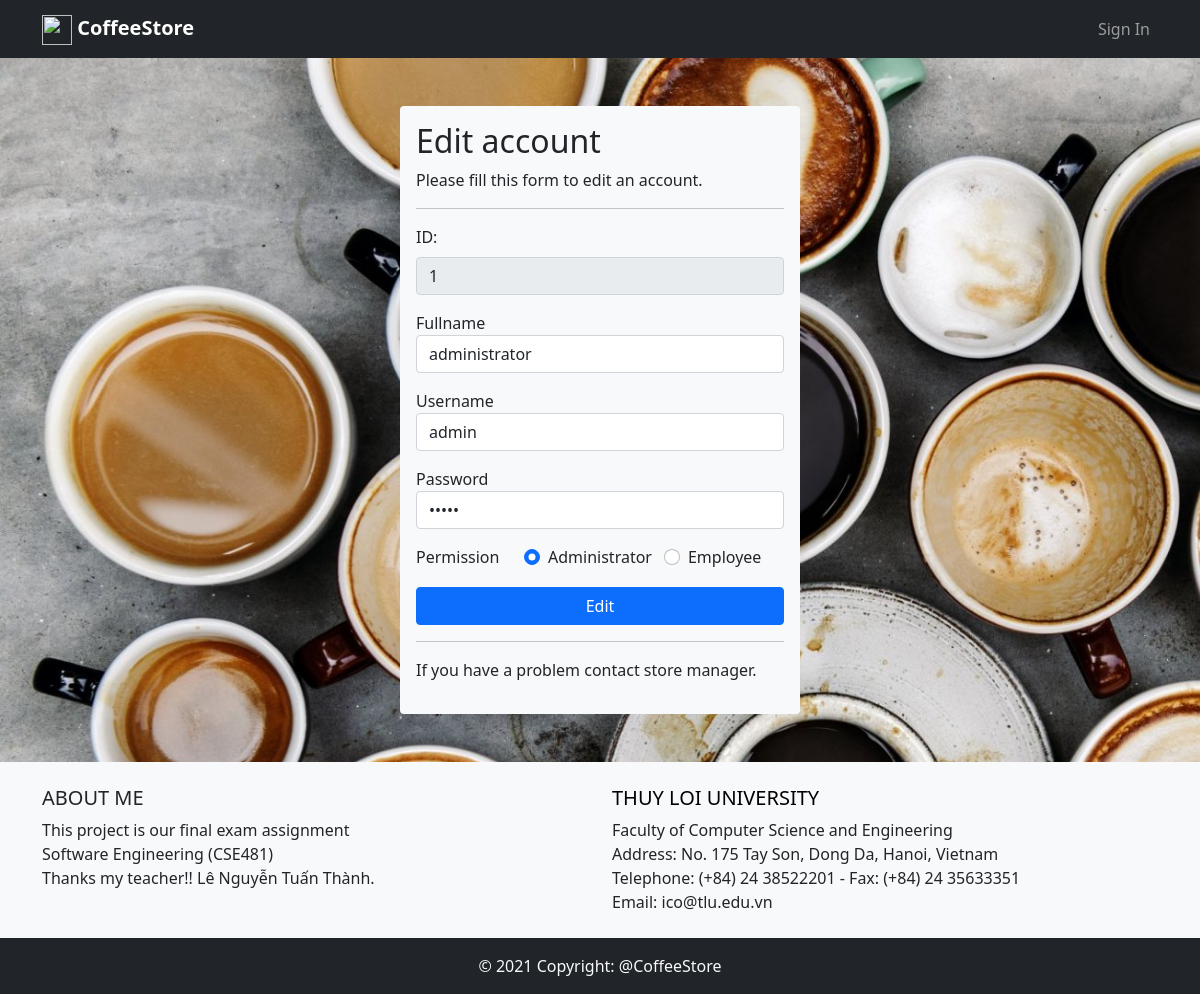
Page /edit-account.php?ID=1 on the committed database.
### tables this page shows
CREATE TABLE `accounts` (
  `user_id` int(11) UNSIGNED NOT NULL,
  `username` char(30) NOT NULL,
  `password` char(16) NOT NULL,
  `fullname` varchar(32) NOT NULL,
  `status` tinyint(2) UNSIGNED NOT NULL DEFAULT 1,
  `permisson` tinyint(3) UNSIGNED NOT NULL DEFAULT 1,
  `time_join` datetime NOT NULL DEFAULT current_timestamp()
);

### edit-account.php (the view, shortened to what this page needs)
<!DOCTYPE html>
<html lang="en">
<head>
    <link href="https://cdn.jsdelivr.net/npm/bootstrap@5.0.0-beta1/dist/css/bootstrap.min.css" rel="stylesheet">
    <link rel="stylesheet" href="css/style.css">
</head>
<body>
    <?php include('nav-bar.php'); ?>
    <?php
    include("connection.php");
    if (isset($_POST['Edit'])) {
        $id = $_POST['ID'];
        $fullname = trim($_POST['fullname-input']);
        $username = trim($_POST['username-input']);
        $password = trim($_POST['password-input']);
        $permission = $_POST['RadioPermission'];
        $sql = "UPDATE `accounts` SET `username`='$username', `password`='$password', `fullname`='$fullname', `permisson`=$permission WHERE `user_id` = $id;";
        echo  $sql;
        $query = mysqli_query($conn, $sql);
        if ($query) {
            header("location:manage-accounts.php");
        } else {
            header("$sql Lỗi khi thêm!! $conn->error");
        }
        mysqli_close($conn);
    } else {
        include "connection.php";
        $sql = "SELECT * FROM `accounts` WHERE `user_id` = $_GET[ID]";
        $result = mysqli_query($conn, $sql);
        $user = mysqli_fetch_row($result);
    }
    ?>
    <div class="bg-light rounded mx-auto my-5 p-3" style="width: 400px;">
        <h2>Edit account</h2>
        <p>Please fill this form to edit an account.</p>
        <hr>
        <form method="POST" action="edit-account.php">
            <div class="my-3">
                <label for="ID" class="form-label">ID: </label>
                <input type="text" class="form-control" name="ID" value="<?php echo $user[0] ?>" readonly>
            </div>
            <div class="my-3">
                <label for="fullname-input">Fullname</label>
                <input type="text" class="form-control" name="fullname-input" placeholder="Enter fullname" minlength="8" maxlength="32" value="<?php echo $user[3]; ?>" required>
            </div>
            <div class="my-3">
                <label for="uccount-input">Username</label>
                <input type="text" class="form-control" name="username-input" placeholder="Enter username" minlength="8" maxlength="30" value="<?php echo $user[1]; ?>" required>
            </div>
            <div class="my-3">
                <label for="password-input">Password</label>
                <input type="password" class="form-control" name="password-input" placeholder="Type password" minlength="8" maxlength="16" value="<?php echo $user[2]; ?>" required>
            </div>
            <div class="row">
                <label class="col">Permission</label>
                <div class="form-check col">
                    <input class="form-check-input" type="radio" name="RadioPermission" id="RadioAdmin" value="0" <?php if ($user[5] == 0) echo "checked"; ?>>
                    <label class="form-check-label" for="RadioAdmin">Administrator</label>
                </div>
                <div class="form-check col">
                    <input class="form-check-input" type="radio" name="RadioPermission" id="RadioEmployee" value="1" <?php if ($user[5] == 1) echo "checked"; ?>>
                    <label class="form-check-label" for="RadioEmployee">Employee</label>
                </div>
            </div>
            <div class="d-grid gap-2 my-3">
                <input type="submit" class="btn btn-primary" name="Edit" value="Edit"></input>
            </div>
            <hr>
            <p>If you have a problem contact store manager.</p>
        </form>
    </div>
    <?php include("footer.php"); ?>
</body>
</html>

### css/style.css (style rules this page uses)
body { background-image: url(../img/background.jpg); background-position: middle; background-repeat: no-repeat; background-attachment: fixed; background-size: cover; margin: 0; display: flex; flex-direction: column; min-height: 100vh; }

### rows in the picture
accounts: ID "1", fullname-input "administrator", username-input "admin", permisson "☑ Administrator", permisson "☐ Employee"
